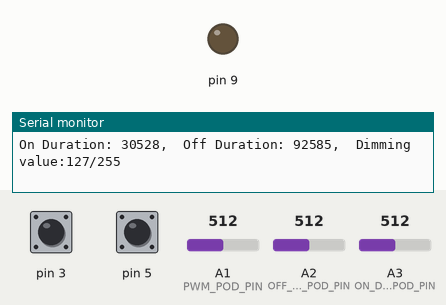
Recording of a sketch running on a simulated Arduino Uno, built with avr-gcc and run on an emulated ATmega328P. On the bench: output pins drawn as LEDs (lit = HIGH), the last lines printed to the serial monitor. The test bench sets the inputs (shaded band); at power-on: A1 (PWM_POD_PIN) = 512, A3 (ON_DURATION_POD_PIN) = 512, pin 3 HIGH, A2 (OFF_DURATION_POD_PIN) = 512, pin 5 HIGH.

Above: at 1.2 s.
1.3 s: A1 (PWM_POD_PIN) set to 716
2.8 s: A3 (ON_DURATION_POD_PIN) set to 122
5.8 s: A1 (PWM_POD_PIN) set to 900
8.8 s: pin 3 pulled LOW for 3.2 s
At 9.7 s:
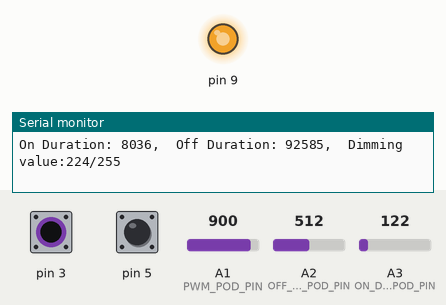
13.5 s: A2 (OFF_DURATION_POD_PIN) set to 20
At 13.9 s:
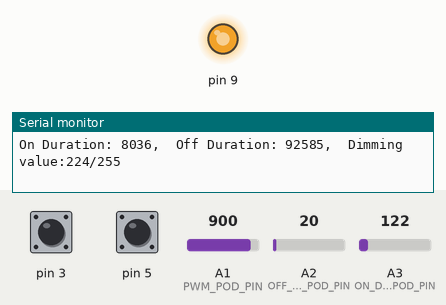
16.5 s: A1 (PWM_POD_PIN) set to 122
At 17.5 s:
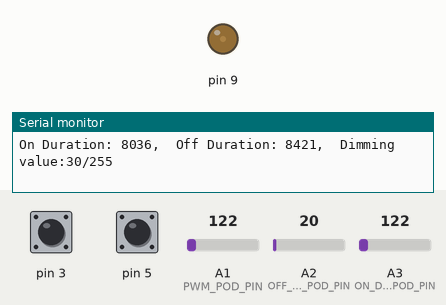
Timing chart, 0 to 19.0 s (numbered marks = the images above; inputs shaded):
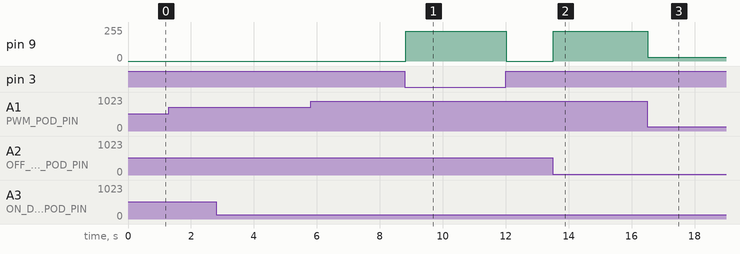

Measured:
- after the input at 8.8 s, pin 9: 0/255 → 224/255 at once, → 0/255 3.2 s later
- after the input at 13.5 s, pin 9: 0/255 → 224/255 at once
- after the input at 16.5 s, pin 9: 224/255 → 30/255 at once

The sketch:

Timer.ino
```cpp
/*
 Name:		Timer.ino
 Created:	2020/06/21 13:52:41
 Target: Arduino UNO
 Author:	kanta
*/

#define ON_DURATION_POD_PIN	A3
#define OFF_DURATION_POD_PIN	A2
#define	PWM_POD_PIN	A1
#define MODE_SW_PIN	5u
#define TEST_SW_PIN	3u
#define MOSFET_PIN	9u

boolean isLongPeriodMode = false;
boolean isTestMode = false;
uint32_t onDuration, offDuration; // ms
uint32_t lastSerialReportTime = 0, lastPodUpdateTime = 0, lastTrigTime = 0;
boolean outState = LOW;
uint8_t pwmVal = 0;

const uint32_t
onDurationMin[2] = { 20, 1000 }, // short mode, long mode.
onDurationMax[2] = { 2000, 60000 },
offDurationMin[2] = { 100, 5000 },
offDurationMax[2] = { 60000, 180000 };

void setup() {
	pinMode(MODE_SW_PIN, INPUT_PULLUP);
	pinMode(TEST_SW_PIN, INPUT_PULLUP);
	pinMode(MOSFET_PIN, OUTPUT);
	bitClear(TCCR1B, CS12);
	bitClear(TCCR1B, CS11);
	bitSet(TCCR1B, CS10);

	Serial.begin(57600);
}

void loop() {
	uint32_t currentTime = millis();

	if ( outState )
	{
		if ( (uint32_t)(currentTime - lastTrigTime) >= onDuration )
		{
			if ( !isTestMode ) analogWrite(MOSFET_PIN, 0);
			outState = LOW;
			lastTrigTime = currentTime;
		}
	}
	else {
		if ( (uint32_t)(currentTime - lastTrigTime) >= offDuration )
		{
			analogWrite(MOSFET_PIN, pwmVal);
			outState = HIGH;
			lastTrigTime = currentTime;
		}
	}

	if ((uint32_t)(currentTime - lastPodUpdateTime) >= 30) {
		isLongPeriodMode = digitalRead(MODE_SW_PIN);
		onDuration = map(analogRead(ON_DURATION_POD_PIN), 0, 1023, onDurationMin[isLongPeriodMode], onDurationMax[isLongPeriodMode]);
		offDuration = map(analogRead(OFF_DURATION_POD_PIN), 0, 1023, offDurationMin[isLongPeriodMode], offDurationMax[isLongPeriodMode]);
		pwmVal = map(analogRead(PWM_POD_PIN), 0, 1023, 0, 255);
		if ( outState || isTestMode )
		{
			analogWrite(MOSFET_PIN, pwmVal);
		}
		if ( isTestMode == digitalRead(TEST_SW_PIN))
		{
			isTestMode = !isTestMode;
			if ( isTestMode ) { analogWrite(MOSFET_PIN, pwmVal); }
			else if ( !outState ) { analogWrite(MOSFET_PIN, 0); }
		}
		lastPodUpdateTime = currentTime;
	}
	if ( (uint32_t)(currentTime-lastSerialReportTime) >= 1000)
	{
		Serial.print(F("On Duration: "));
		Serial.print(onDuration);
		Serial.print(F(",\tOff Duration: "));
		Serial.print(offDuration);
		Serial.print(",\tDimming value:");
		Serial.print(pwmVal);
		Serial.println("/255");
		lastSerialReportTime = currentTime;
	}
}
```
